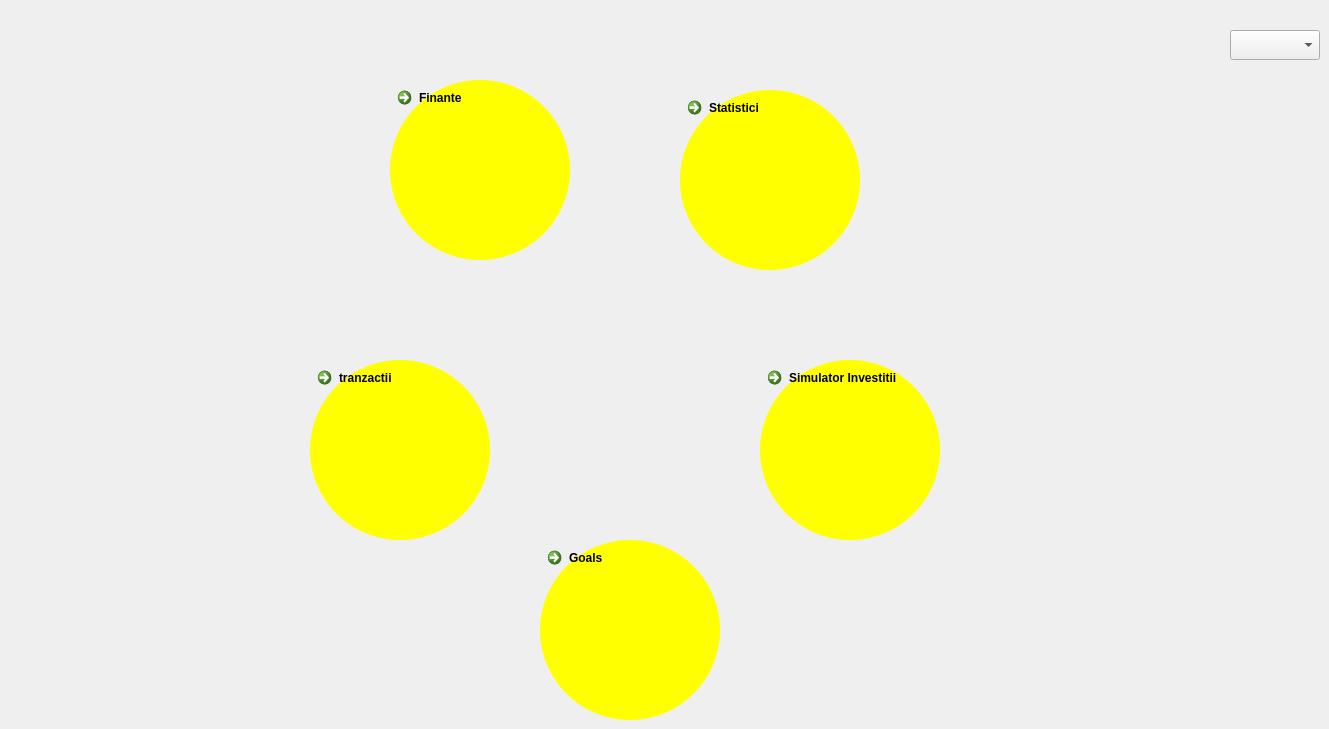
   <widget class="QWidget" name="dashboardPage">
    <widget class="QCommandLinkButton" name="financesCommandLinkButton">
     <property name="geometry">
      <rect>
       <x>390</x>
       <y>80</y>
       <width>180</width>
       <height>180</height>
      </rect>
     </property>
     <property name="mouseTracking">
      <bool>true</bool>
     </property>
     <property name="tabletTracking">
      <bool>true</bool>
     </property>
     <property name="styleSheet">
      <string notr="true">
              QCommandLinkButton
              {
              background-color : lightgreen;
              border-radius: 90px;
              }
              QCommandLinkButton::!hover
              {
              background-color : yellow;
              border-radius: 90px;
              }
            </string>
     </property>
     <property name="text">
      <string>Finante</string>
     </property>
    </widget>
    <widget class="QCommandLinkButton" name="transactionsCommandLinkButton">
     <property name="geometry">
      <rect>
       <x>310</x>
       <y>360</y>
       <width>180</width>
       <height>180</height>
      </rect>
     </property>
     <property name="styleSheet">
      <string notr="true">
              QCommandLinkButton
              {
              background-color : lightgreen;
              border-radius: 90px;
              }
              QCommandLinkButton::!hover
              {
              background-color : yellow;
              border-radius: 90px;
              }
            </string>
     </property>
     <property name="text">
      <string>tranzactii</string>
     </property>
    </widget>
    <widget class="QCommandLinkButton" name="statisticsCommandLinkButton">
     <property name="geometry">
      <rect>
       <x>680</x>
       <y>90</y>
       <width>180</width>
       <height>180</height>
      </rect>
     </property>
     <property name="styleSheet">
      <string notr="true">
              QCommandLinkButton
              {
              background-color : lightgreen;
              border-radius: 90px;
              }
              QCommandLinkButton::!hover
              {
              background-color : yellow;
              border-radius: 90px;
              }
            </string>
     </property>
     <property name="text">
      <string>Statistici</string>
     </property>
    </widget>
    <widget class="QCommandLinkButton" name="investmentsCommandLinkButton">
     <property name="geometry">
      <rect>
       <x>760</x>
       <y>360</y>
       <width>180</width>
       <height>180</height>
      </rect>
     </property>
     <property name="styleSheet">
      <string notr="true">
              QCommandLinkButton
              {
              background-color : lightgreen;
              border-radius: 90px;
              }
              QCommandLinkButton::!hover
              {
              background-color : yellow;
              border-radius: 90px;
              }
            </string>
     </property>
     <property name="text">
      <string>Simulator Investitii</string>
     </property>
    </widget>
    <widget class="QComboBox" name="dashboardOptions">
     <property name="geometry">
      <rect>
       <x>1230</x>
       <y>30</y>
       <width>90</width>
       <height>30</height>
      </rect>
     </property>
     <property name="currentText">
      <string/>
     </property>
    </widget>
    <widget class="QCommandLinkButton" name="goalsCommandLinkButton">
     <property name="geometry">
      <rect>
       <x>540</x>
       <y>540</y>
       <width>180</width>
       <height>180</height>
      </rect>
     </property>
     <property name="styleSheet">
      <string notr="true">
              QCommandLinkButton
              {
              background-color : lightgreen;
              border-radius: 90px;
              }
              QCommandLinkButton::!hover
              {
              background-color : yellow;
              border-radius: 90px;
              }
            </string>
     </property>
     <property name="text">
      <string>Goals</string>
     </property>
    </widget>
   </widget>
